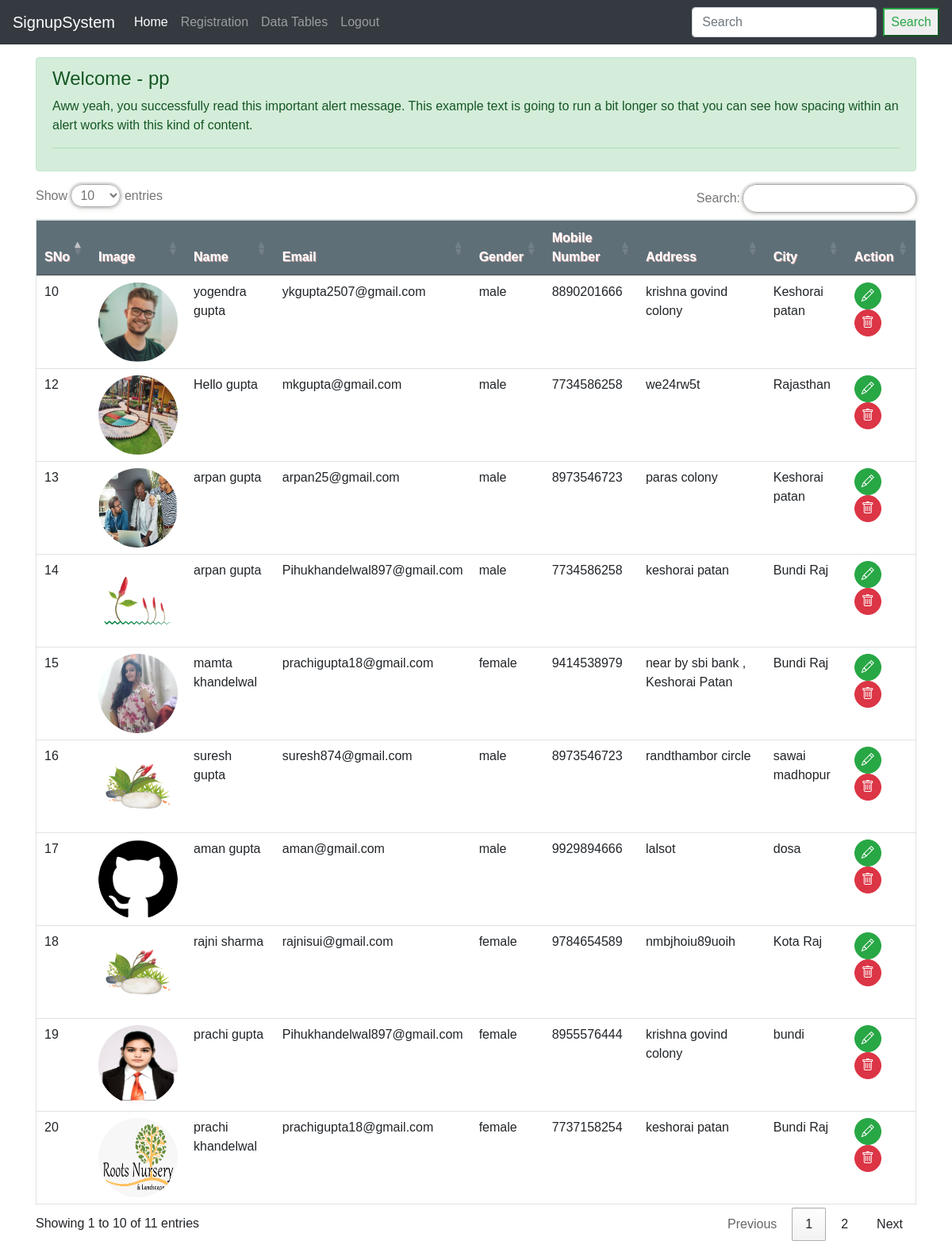
Page /datatable.php (signed in) on the committed database.
### tables this page shows
CREATE TABLE `tour` (
  `sno` int(11) NOT NULL,
  `pfimage` varchar(255) NOT NULL,
  `firstname` varchar(50) NOT NULL,
  `lastname` varchar(50) NOT NULL,
  `email` varchar(50) NOT NULL,
  `gender` varchar(22) NOT NULL,
  `mobilenumber` varchar(20) NOT NULL,
  `address` varchar(255) NOT NULL,
  `city` varchar(255) NOT NULL
);

### datatable.php (the view, shortened to what this page needs)
<!doctype html>
<html lang="en">
  <head>
    <link rel="stylesheet" href="https://cdn.jsdelivr.net/npm/bootstrap@4.6.2/dist/css/bootstrap.min.css">
    <link rel="stylesheet" href="https://cdn.jsdelivr.net/npm/bootstrap-icons@1.10.2/font/bootstrap-icons.css">
    <link rel="stylesheet" href="//cdn.datatables.net/1.13.1/css/jquery.dataTables.min.css">
 </head>
    <body>
       <?php require "partials/navbar.php"; ?>
	   <div class="container my-3">
	        <div class="alert alert-success" role="alert">
	          <h4 class="alert-heading">Welcome - <?php echo $_SESSION['username']; ?></h4>
	          <p>Aww yeah, you successfully read this important alert message. This example text is going to run a bit longer so that you can see how spacing within an alert works with this kind of content.</p>
	          <hr>
	        </div>
	    </div>
	<div class="container ">
	      <?php
	        include 'partials/db.php';
	        $sql = "SELECT * FROM tour";
	        $result = mysqli_query($conn, $sql);
	        $number_of_result = mysqli_num_rows($result);
	       ?>
	      <table id="myTable" class="table border">
	        <?php
	        echo "<thead class = 'tp'>";
	        echo "<tr>";
	        echo "<th>SNo</th>";
	        echo "<th>Image</th>";
	        echo "<th>Name</th>";
	        echo "<th>Email</th>";
	        echo "<th>Gender</th>";
	        echo "<th>Mobile Number</th>";
	        echo "<th>Address</th>";
	        echo "<th>City</th>";
	        echo "<th>Action</th>";
	        echo "</tr>";
	        echo "<thead>";
	        echo "<tbody class = 'table-group-divider'>";
	        if ($number_of_result > 0) {
	            while ($row = mysqli_fetch_assoc($result)) {
	                echo "<tr>";
	                echo "<td>" . $row["sno"] . "<br>";
	                echo "<td><img src='partials/photos/".$row['pfimage']."' width='100' height='100'  /></td>";
	                echo "<td>" . $row["firstname"] . " " .$row["lastname"]. "<br>";
	                echo "<td>" . $row["email"] . "<br>";
	                echo "<td>" . $row["gender"] . "<br>";
	                echo "<td>" . $row["mobilenumber"] . "<br>";
	                echo "<td>" . $row["address"] . "<br>";
	                echo "<td>" . $row["city"] . "<br>";
	                echo "<td class='action-btn'>
	                        <a href='partials/update.php?sno=".$row['sno']."' class='btn btn-success btn-sm'><i class='bi bi-pencil'></i></a>
	                        <a href='partials/delete.php?sno=".$row['sno']."' class='btn btn-danger btn-sm'><i class='bi bi-trash'></i></a>
	                    </td>";
	                echo "</tr>";
	            }
	        }
	                echo "</tbody>";
	        ?>
	      </table>
	</div>
    </body>
</html>

### partials/navbar.php (shortened to what this page needs)
<?php
if(isset($_SESSION['loggedin']) && $_SESSION['loggedin'] == true){
   $loggedin = true;
} else{
  $loggedin = false;
}
?>
<nav class="navbar navbar-expand-lg navbar-dark bg-dark">
  <a class="navbar-brand" href="/signupsystem/index.php">SignupSystem</a>
  <div class="collapse navbar-collapse" id="navbarSupportedContent">
    <ul class="navbar-nav mr-auto">
      <li class="nav-item active">
        <a class="nav-link" href="/signupsystem/index.php">Home <span class="sr-only">(current)</span></a>
      </li>
      <?php if($loggedin) { ?>
      <li class="nav-item">
        <a class="nav-link" href="/signupsystem/registration.php">Registration</a>
      </li>
       <li class="nav-item">
        <a class="nav-link" href="/signupsystem/datatable.php">Data Tables</a>
      </li>
      <li class="nav-item">
        <a class="nav-link" href="/signupsystem/logout.php">Logout</a>
      </li>
      <?php } ?>
    </ul>
    <form class="form-inline my-2 my-lg-0">
      <input class="form-control mr-sm-2" type="search" placeholder="Search" aria-label="Search">
      <button class="search-btn btn-outline-success   py-1 px-2 my-2 my-sm-0"type="submit">Search</button>
    </form>
  </div>
</nav>

### datatable.php (style rules this page uses)
.table { border: 50px solid black; background-color: white; }
.tp { background-color: #5e6f77; color: white; text-shadow: 1px 1px #dfb1b1; }
html, body { font: 100%/1.5 Verdana, sans-serif }
#myTable tr { vertical-align: middle; }
#myTable tr td img { border-radius: 50%; }
.btn-sm { padding: 4px 8px; font-size: 16px; line-height: 1.5; border-radius: 20px; }

### rows in the picture
tour: sno "10", pfimage (picture), firstname "yogendra", lastname "gupta", email "ykgupta2507@gmail.com", gender "male", mobilenumber "8890201666", address "krishna govind colony", city "Keshorai patan"
tour: sno "12", pfimage (picture), firstname "Hello", lastname "gupta", email "mkgupta@gmail.com", gender "male", mobilenumber "7734586258", address "we24rw5t", city "Rajasthan"
tour: sno "13", pfimage (picture), firstname "arpan", lastname "gupta", email "arpan25@gmail.com", gender "male", mobilenumber "8973546723", address "paras colony", city "Keshorai patan"
tour: sno "14", pfimage (picture), firstname "arpan", lastname "gupta", email "Pihukhandelwal897@gmail.com", gender "male", mobilenumber "7734586258", address "keshorai patan", city "Bundi Raj"
tour: sno "15", pfimage (picture), firstname "mamta", lastname "khandelwal", email "prachigupta18@gmail.com", gender "female", mobilenumber "9414538979", address "near by sbi bank , Keshorai Patan", city "Bundi Raj"
tour: sno "16", pfimage (picture), firstname "suresh", lastname "gupta", email "suresh874@gmail.com", gender "male", mobilenumber "8973546723", address "randthambor circle", city "sawai madhopur"
tour: sno "17", pfimage (picture), firstname "aman", lastname "gupta", email "aman@gmail.com", gender "male", mobilenumber "9929894666", address "lalsot", city "dosa"
tour: sno "18", pfimage (picture), firstname "rajni", lastname "sharma", email "rajnisui@gmail.com", gender "female", mobilenumber "9784654589", address "nmbjhoiu89uoih", city "Kota Raj"
tour: sno "19", pfimage (picture), firstname "prachi", lastname "gupta", email "Pihukhandelwal897@gmail.com", gender "female", mobilenumber "8955576444", address "krishna govind colony", city "bundi"
tour: sno "20", pfimage (picture), firstname "prachi", lastname "khandelwal", email "prachigupta18@gmail.com", gender "female", mobilenumber "7737158254", address "keshorai patan", city "Bundi Raj"

### other values in the picture
$_SESSION['username'] "pp"
